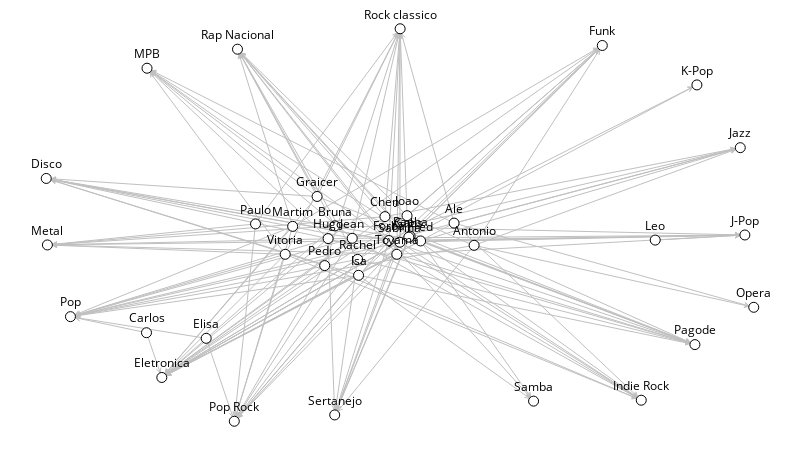

The code cell stored with this chart in its notebook:
### Code cell
two_m = sn.load_graph('two-mode.gml')

# Mostra o grafo.
sn.show_graph(two_m, nlab=True)

### Figure 1 — Plotly figure (JSON) as saved in the notebook; plotly's stock layout.template omitted (floating-point values rounded to 4 significant figures; data arrays with more than 128 entries replaced by an {"elided": "..."} marker saying what was removed)
{"data": [{"hoverinfo": "none", "line": {"color": "rgb(192, 192, 192)", "width": 1}, "mode": "lines", "type": "scatter", "uid": "b67559c2-d326-11e8-acb4-0005165e06fb", "x": {"elided": "1251 float values"}, "y": {"elided": "1251 float values"}}, {"hoverinfo": "none", "marker": {"color": "rgb(255, 255, 255)", "line": {"color": "rgb(0, 0, 0)", "width": 1}, "size": 10}, "mode": "markers+text", "text": ["Samba", "Isa", "Chen", "MPB", "Rap Nacional", "Pop", "Ale", "Rapha", "Paulo", "Elisa", "Pedro", "Antonio", "Forba", "Hugo", "K-Pop", "Metal", "Vitoria", "Indie Rock", "Fred", "Funk", "Rachel", "Toyama", "Sertanejo", "Sabrina", "Eletronica", "Pop Rock", "Disco", "Gabs", "Opera", "Bruna", "Martim", "Pagode", "Rock classico", "Joao", "Jean", "Carlos", "Jazz", "J-Pop", "Leo", "Graicer"], "textfont": {"color": "rgb(0, 0, 0)"}, "textposition": "top center", "type": "scatter", "uid": "b67559c3-d326-11e8-acb4-0005165e06fb", "x": [0.6888, 0.4414, 0.4787, 0.1424, 0.2703, 0.03422, 0.5764, 0.5142, 0.2958, 0.2261, 0.3936, 0.6047, 0.4843, 0.3984, 0.9197, 0.001636, 0.3378, 0.841, 0.5291, 0.7859, 0.4401, 0.4955, 0.4077, 0.4998, 0.1633, 0.2658, 0, 0.5125, 1, 0.4079, 0.3483, 0.9168, 0.5002, 0.5099, 0.4325, 0.1417, 0.9809, 0.9874, 0.8607, 0.3828], "y": [0.05129, 0.3719, 0.5213, 0.8994, 0.9479, 0.2665, 0.5049, 0.4715, 0.5028, 0.2113, 0.3966, 0.4482, 0.4605, 0.4654, 0.8569, 0.4492, 0.4253, 0.0536, 0.4594, 0.9574, 0.4125, 0.4253, 0.0161, 0.4562, 0.1115, 0, 0.6186, 0.469, 0.2903, 0.4977, 0.4965, 0.1953, 1, 0.5237, 0.4661, 0.2256, 0.697, 0.4746, 0.4615, 0.5727]}], "layout": {"height": 450, "margin": {"b": 0, "l": 0, "r": 0, "t": 0}, "showlegend": false, "width": 800, "xaxis": {"showgrid": false, "showticklabels": false, "zeroline": false}, "yaxis": {"showgrid": false, "showticklabels": false, "zeroline": false}}}
